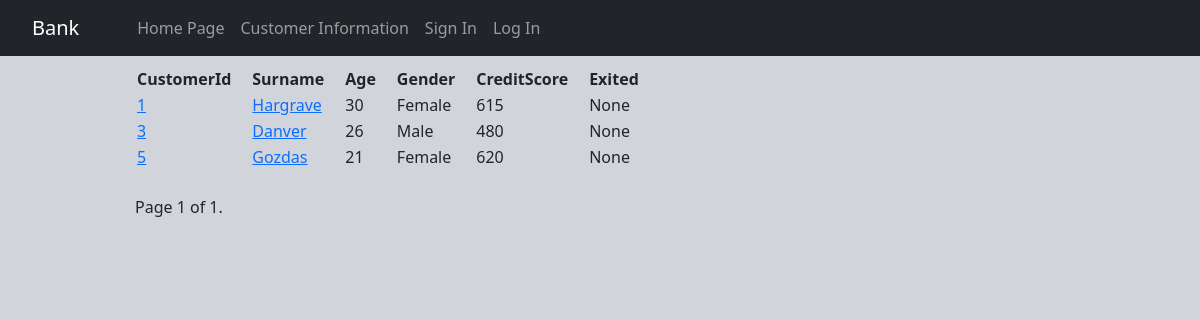
/data/index/, run on the app's committed database.
### data/models.py (models this page shows, shortened)
class Data(models.Model):
    CustomerId = models.IntegerField(primary_key=True, serialize=False, unique=True, auto_created=True)
    Surname = models.CharField(max_length=50, null=True)
    CreditScore = models.IntegerField(null=True)
    Geography = models.CharField(max_length=50, null=True)
    Gender = models.CharField(max_length=10, null=True)
    Age = models.IntegerField(null=True)
    Tenure = models.IntegerField(null=True)
    Balance = models.FloatField(null=True)
    NumOfProducts = models.IntegerField(null=True)
    HasCrCard = models.IntegerField(null=True)
    IsActiveMember = models.IntegerField(null=True)
    EstimatedSalary = models.FloatField(null=True)
    Exited = models.IntegerField(null=True, blank=True)
    def get_absolute_url(self):
        return reverse('data:detail', kwargs={'CustomerId': self.CustomerId})

### data/views.py (the view)
# urls.py: path('index/', data_index, name='index'),
def data_index(request):
    data_list = Data.objects.all()
    paginator = Paginator(data_list, 20)  # Show 25 contacts per page
    page = request.GET.get('page')
    try:
        datas = paginator.page(page)
    except PageNotAnInteger:
        datas = paginator.page(1)
    except EmptyPage:
        datas = paginator.page(paginator.num_pages)
    return render(request, 'data/index.html', {'datas': datas})

### templates/data/index.html (shortened to what this page needs)
{% extends 'base.html' %}
{% block body %}
    <table  style="margin-top: 10px; margin-left:110px">
        <tr>
            <td style="padding-right: 25px;"></td>
            <td style="padding-right: 20px;"><strong>CustomerId</strong></td>
            <td style="padding-right: 20px;"><strong>Surname</strong></td>
            <td style="padding-right: 20px;"><strong>Age</strong></td>
            <td style="padding-right: 20px;"><strong>Gender</strong></td>
            <td style="padding-right: 20px;"><strong>CreditScore</strong></td>
            <td style="padding-right: 20px;"><strong>Exited</strong></td>
        </tr>
        {% for data in datas %}
            <tr>
                <td style="padding-right: 25px;"></td>
                <td style="padding-right: 20px;"><a href="{{data.get_absolute_url}}">{{data.CustomerId}}</a></td>
                <td style="padding-right: 20px;"><a href="{{data.get_absolute_url}}">{{data.Surname}}</a></td>
                <td style="padding-right: 20px;">{{data.Age}}</td>
                <td style="padding-right: 20px;">{{data.Gender}}</td>
                <td style="padding-right: 20px;">{{data.CreditScore}}</td>
                <td style="padding-right: 20px;">{{data.Exited}}</td>
            </tr>
        {% endfor %}
    </table>
    <div class="pagination" style="margin-top:25px; margin-left:110px">
        <span class="step-links">
            <span class="current" style="margin-left:25px;">
                Page {{ datas.number }} of {{ datas.paginator.num_pages }}.
            </span>
        </span>
    </div>
{% endblock body %}

### templates/base.html (shortened to what this page needs)
{% load static %}
<!DOCTYPE html>
<html lang="en">
<head>
    <link rel="stylesheet" href="{% static 'css/bootstrap.min.css' %}">
    <link rel="stylesheet" href="{% static 'css/style.css' %}">
</head>
<body style="background-color:#D1D4DB;">
{% include 'header.html' %}
{% block body %}
{% endblock %}
</body>
</html>

### templates/header.html (shortened to what this page needs)
<nav class="navbar navbar-expand-lg navbar-dark bg-dark">
  <div class="container" style="margin-left:20px;">
    <a class="navbar-brand" href="{% url 'home' %}" style="margin-right: auto; margin-right: 50px;">Bank</a>
    <div class="collapse navbar-collapse" id="navbarNav">
      <ul class="navbar-nav ml-auto">
        <li class="nav-item active">
          <a class="nav-link" href="{% url 'home' %}">Home Page</a>
        </li>
        <li class="nav-item">
          <a class="nav-link" href="{% url 'data:index' %}">Customer Information</a>
        </li>
        {% if not request.user.is_authenticated %}
           <li class="nav-item">
               <a class="nav-link" href="{% url 'accounts:register' %}">Sign In</a>
           </li>
           <li class="nav-item">
               <a class="nav-link" href="{% url 'accounts:login' %}">Log In</a>
           </li>
        {% else %}
           <li class="nav-item">
               <a class="nav-link" href="{% url 'accounts:logout' %}">Exit</a>
           </li>
        {% endif %}
      </ul>
    </div>
  </div>
</nav>

### data on the page
Data: CustomerId "1", Surname "Hargrave", Age "30", Gender "Female", CreditScore "615", Exited "None"
Data: CustomerId "3", Surname "Danver", Age "26", Gender "Male", CreditScore "480", Exited "None"
Data: CustomerId "5", Surname "Gozdas", Age "21", Gender "Female", CreditScore "620", Exited "None"

### other printed values
{{ datas.number }} "1"
{{ datas.paginator.num_pages }} "1"
